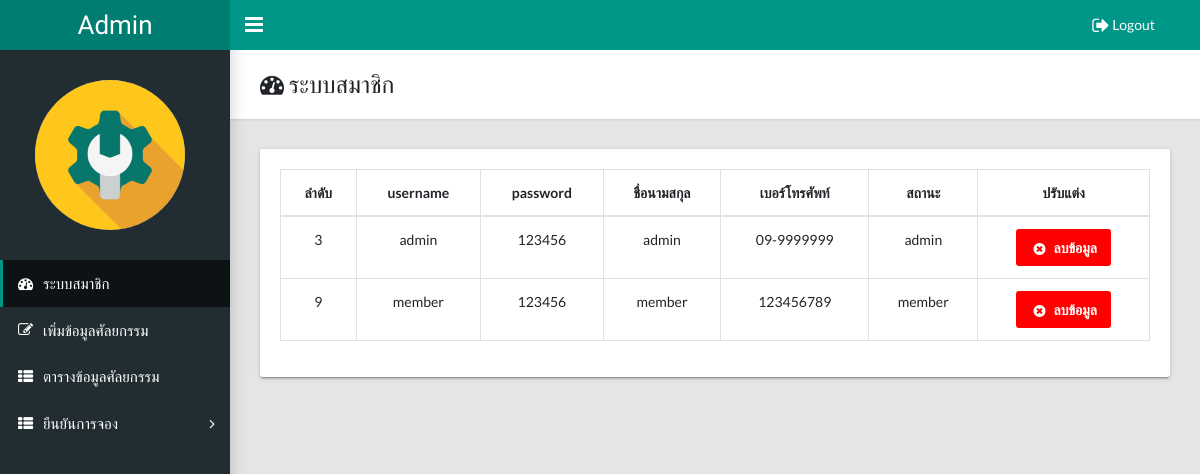
/admin/index.php (signed in), run on the app's committed database.
### tables this page shows
CREATE TABLE `member` (
  `id` int(255) NOT NULL,
  `username` text NOT NULL,
  `password` text NOT NULL,
  `name` text NOT NULL,
  `tel` text NOT NULL,
  `status` text NOT NULL
);

### admin/index.php (the view, shortened to what this page needs)
<!DOCTYPE html>
<html lang="en">
  <head>
    <link rel="stylesheet" type="text/css" href="css/main.css">
    <link rel="stylesheet" type="text/css" href="https://maxcdn.bootstrapcdn.com/font-awesome/4.7.0/css/font-awesome.min.css">
  </head>
  <body class="app sidebar-mini">
    <header class="app-header"><a class="app-header__logo" href="index.php">Admin</a>
      <a class="app-sidebar__toggle" href="#" data-toggle="sidebar"></a>
      <ul class="app-nav">
        <li class="dropdown"><a class="app-nav__item" href="php/logout_action.php" ><i class="fa fa-sign-out fa-lg"></i> Logout</a></li>
      </ul>
    </header>
    <aside class="app-sidebar">
   <div style="margin-left:11%" class="app-sidebar__user"><img class="app-sidebar__user-avatar" width="150" height="150"  alt="User Image">
      </div>
      <ul class="app-menu">
        <li><a class="app-menu__item active" href="index.php"><i class="app-menu__icon fa fa-dashboard"></i><span class="app-menu__label">ระบบสมาชิก</span></a></li>
         <li><a class="app-menu__item" href="add_data.php"><i class="app-menu__icon fa fa-edit"></i><span class="app-menu__label">เพิ่มข้อมูลศัลยกรรม</span></a></li>
          <li><a class="app-menu__item" href="show_data.php"><i class="app-menu__icon fa fa-th-list"></i><span class="app-menu__label">ตารางข้อมูลศัลยกรรม</span></a></li>
           <li class="treeview"><a class="app-menu__item" href="#" data-toggle="treeview"><i class="app-menu__icon fa fa-th-list"></i><span class="app-menu__label">ยืนยันการจอง</span><i class="treeview-indicator fa fa-angle-right"></i></a>
        </li>
      </ul>
    </aside>
    <main class="app-content">
      <div class="app-title">
        <div>
          <h1><i class="fa fa-dashboard"></i> ระบบสมาชิก</h1>
        </div>
      </div>
         <div class="row">
        <div class="col-md-12">
          <div class="tile">
            <div class="tile-body">
              <table class="table table-hover table-bordered" id="sampleTable">
                <thead>
                  <tr>
                  <center>
                    	<th style="text-align:center;">ลำดับ</th>
                    	<th style="text-align:center;">username</th>
                      <th style="text-align:center;">password</th>
                      	 <th style="text-align:center;">ชื่อนามสกุล</th>
                   		 <th style="text-align:center;">เบอร์โทรศัพท์</th>
                           <th style="text-align:center;">สถานะ</th>
                      <th style="text-align:center;">ปรับแต่ง</th>
                    </center>
                  </tr>
                </thead>
                <tbody>
                <?php
				include'php/connect.php';
			$sql ="SELECT * FROM member";
			$rs = @mysqli_query($con,$sql);
			while ($row = mysqli_fetch_array($rs))
	{
                 echo " <tr>
                      <td  style=\"text-align:center;\">".$row['id']."</td>
                     <td  style=\"text-align:center;\">".$row['username']."</td>
					  <td  style=\"text-align:center;\">".$row['password']."</td>
						  <td  style=\"text-align:center;\">".$row['name']."</td>
					  <td  style=\"text-align:center;\">".$row['tel']."</td>
					  <td  style=\"text-align:center;\">".$row['status']."</td>";
					?>
                     <td  style="text-align:center;"> <a  class="btn btn-secondary" style="background-color:#F00;border-color:#F00" href="php/delete_member.php?id=<?php echo $row['id']; ?>"><i class="fa fa-fw fa-lg fa-times-circle"></i>ลบข้อมูล</a></td>
					<?php
					 }   ?>
                </tbody>
              </table>
            </div>
          </div>
        </div>
      </div>
    </main>
  </body>
</html>

### data on the page
member: id "3", username "admin", password "123456", name "admin", tel "09-9999999", status "admin"
member: id "9", username "member", password "123456", name "member", tel "123456789", status "member"
